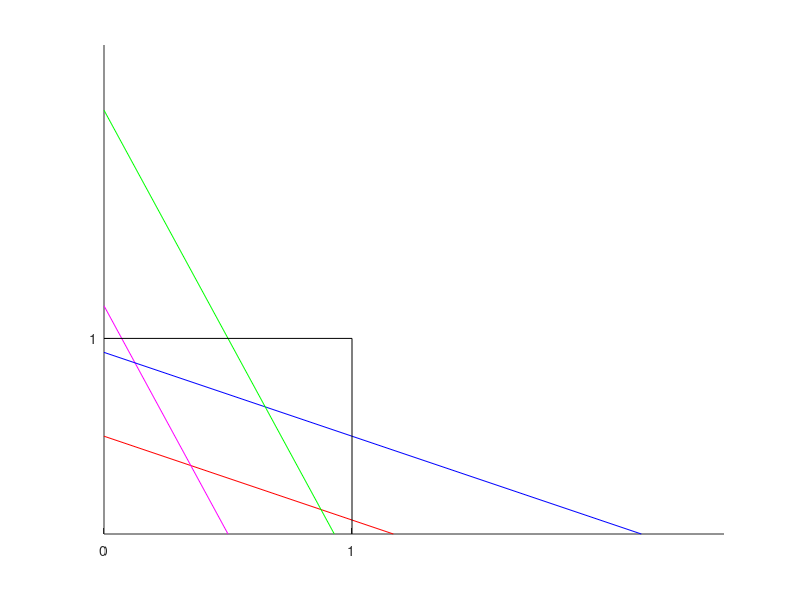

Write MATLAB code to recreate this figure.
eta1 = 0.3;
eta2 = 0.3;
a = 0.35;
b = 0.65;

x0 = [a/eta1,0];
y0 = [0,a/(1- eta1)];
x1 = [a/(1-eta2),0];
y1 = [0,a/eta2];
x2 = [b/eta1,0];
y2 = [0,b/(1-eta1)];
x3 = [b/(1-eta2),0];
y3 = [0,b/eta2];
one = [1,1];
xzero = [1,0];
yzero = [0,1];

figure
set(gca, 'XTick', [0,1]);
set(gca, 'YTick', [1]);
line(x0,y0,'Color','red')
line(x1,y1,'Color','magenta')
line(x2,y2,'Color','blue')
line(x3,y3,'Color','green')
line(xzero,one,'Color','black')
line(one,yzero,'Color','black')
